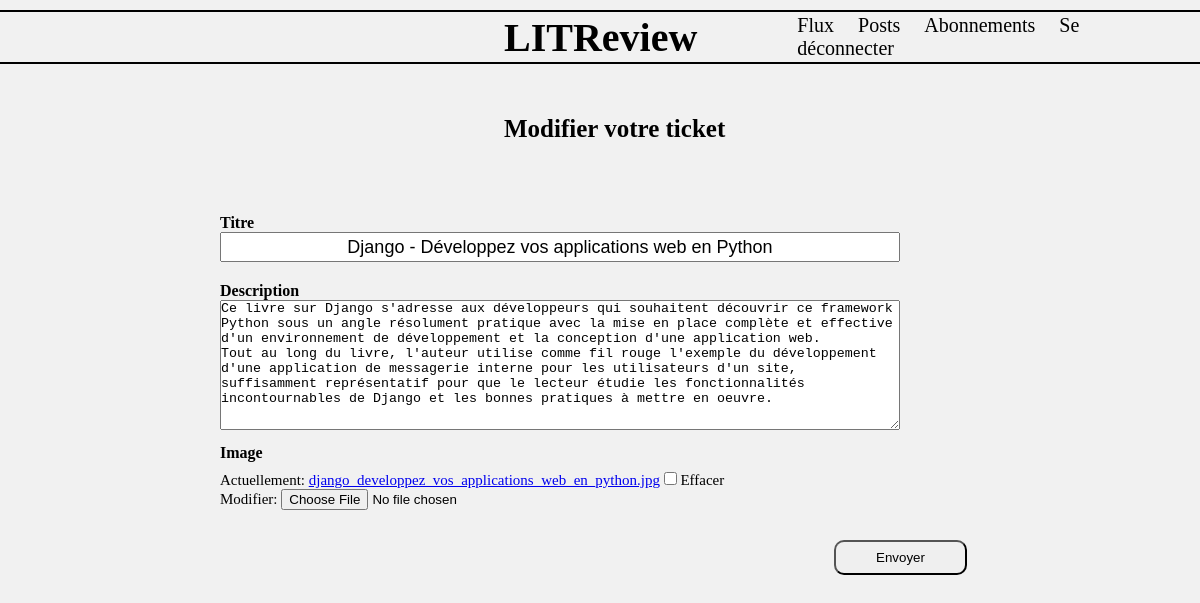
The app's page /ticket/5/update/ (signed in) with its own data.
### reviews/models.py (models this page shows, shortened)
class Ticket(models.Model):
    title = models.CharField(
        max_length=128,
        help_text="Each ticket has a title wich is book title and author.",
    )
    description = models.TextField(
        max_length=2048,
        blank=True,
        help_text="Each note needs a description, it must describe the book.",
    )
    user = models.ForeignKey(
        to=settings.AUTH_USER_MODEL,
        on_delete=models.CASCADE,
        help_text="Each ticket has been created by one user.",
    )
    image = models.ImageField(
        null=True,
        blank=True,
        help_text="Each ticket can have an image, but he can be blank.",
    )
    time_created = models.DateTimeField(
        auto_now_add=True,
        help_text="ticket creation date is automatically filled in.",
    )
    has_review = models.BooleanField(
        default=False,
        help_text="True, if at least one review exists for this ticket",
    )
    IMAGE_MAX_SIZE = (300, 300)

### reviews/views.py (the view, shortened to what this page needs)
class UpdateTicket(View):
    template_name = "reviews/ticket_form.html"
    form_class = TicketForm
    def get(self, request, ticket_id=None):
        ticket = Ticket.objects.get(id=ticket_id)
        form = self.form_class(instance=ticket)
        context = {'form': form, 'mode': 'EDITING'}
        return render(request, self.template_name, context=context)

### reviews/forms.py
class TicketForm(forms.ModelForm):
    class Meta:
        model = models.Ticket
        fields = ('title', 'description', 'image')
        labels = {
            'title': 'Titre',
            'description': 'Description',
            'image': 'Image',
        }
        widgets = {
            'title': forms.TextInput(attrs={'class': 'textbox textbox_title'}),
        }

### reviews/templates/reviews/ticket_form.html (shortened to what this page needs)
{% extends 'base.html' %}
{% block content %}
<section>
    {% if mode == 'CREATION' %}
        <h2 class='ticket_form_title'>Créer a ticket</h2>
    {% elif mode == 'EDITING' %}
        <h2 class='ticket_form_title'>Modifier votre ticket</h2>
    {% endif %}
    <form action="" method="post" enctype='multipart/form-data'>
        <div class="ticket_form">
            <div class="ticket_form__items">
                <h4 class="ticket_form_label_title">{{ form.title.label }}</h4>
                <element class="ticket_form__title">{{ form.title }}</element>
                <h4 class="ticket_form_label_description">{{ form.description.label }}</h4>
                <element class="ticket_form__description">{{ form.description }}</element>
                <h4 class="ticket_form_label_image">{{ form.image.label }}</h4>
                <element class="ticket_form__image">{{ form.image }}</element>
            </div>
            <button class='btn ticket_form_btn' type="submit">Envoyer</button>
        </div>
    </form>
</section>
{% endblock %}

### static/style.css (style rules this page uses)
body { background: #f1f1f1; }
h2 { font-size: 25px; font-weight: 700; }
.textbox { width: 400px; height: 30px; text-align: center; font-size: 18px; }
.btn { width: auto; padding: 8px 40px; border-radius: 10px; cursor: pointer; margin-top: 20px; }
.review_form__decription, .review_form_critical__description, textarea { width: 680px; height: 130px; }
.ticket_form { max-width: 800px; height: 400px; margin: 0 auto; margin-top: 20px; padding: 10px; }
.ticket_form__items { max-width: 800px; margin: 0 auto; margin-top: 10px; padding: 10px; display: flex; flex-direction: column; }
.ticket_form_title { height: 50px; margin-left: 42%; display: flex; align-items: center; padding-right: 100px; margin-top: 40px; }
.ticket_form__title input { width: 680px; height: 30px; font-size: 18px; margin-bottom: 10px; }
.ticket_form__description textarea { width: 680px; }
.ticket_form_label_description, .ticket_form_label_title, .ticket_form_label_image { margin-top: 10px; }
.ticket_form__image { font-size: 15px; margin-top: 10px; }
.ticket_form_btn { margin-left: 80%; }

### records on screen
Ticket: title "Django - Développez vos applications web en Python", description "Ce livre sur Django s'adresse aux développeurs qui souhaitent découvrir ce framework Python sous un angle résolument pratique avec la mise en place complète et effective d'un environnement de développement et la conception d'une application web. Tout au long du livre, l'auteur utilise comme fil rouge l'exemple du développement d'une application de messagerie interne pour les utilisateurs d'un site, suffisamment représentatif pour que le lecteur étudie les fonctionnalités incontournables de Django et les bonnes pratiques à mettre en oeuvre."
